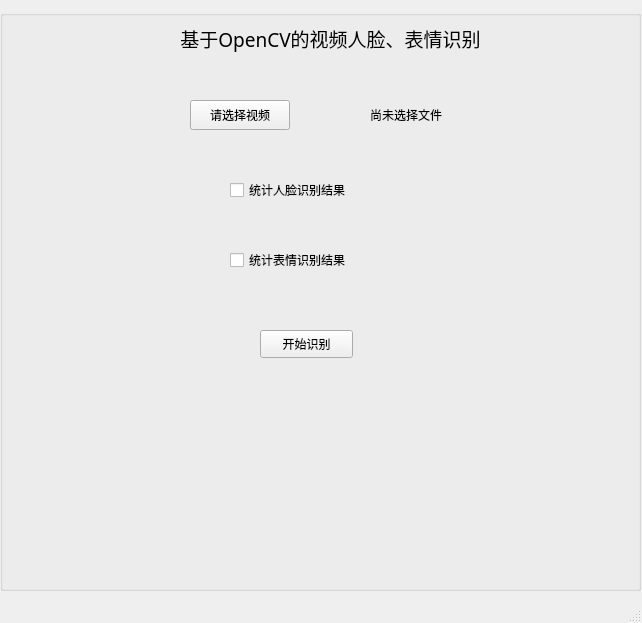
<?xml version="1.0" encoding="UTF-8"?>
<ui version="4.0">
 <class>CoreUI</class>
 <widget class="QMainWindow" name="CoreUI">
  <property name="geometry">
   <rect>
    <x>0</x>
    <y>0</y>
    <width>642</width>
    <height>623</height>
   </rect>
  </property>
  <property name="windowTitle">
   <string>OpenCV Face Recognition System - Core</string>
  </property>
  <widget class="QWidget" name="centralwidget">
   <widget class="QGroupBox" name="realTimeCaptureGroupBox">
    <property name="geometry">
     <rect>
      <x>0</x>
      <y>10</y>
      <width>641</width>
      <height>581</height>
     </rect>
    </property>
    <property name="title">
     <string/>
    </property>
    <property name="alignment">
     <set>Qt::AlignCenter</set>
    </property>
    <property name="flat">
     <bool>false</bool>
    </property>
    <widget class="QLabel" name="aboutLabel">
     <property name="geometry">
      <rect>
       <x>60</x>
       <y>10</y>
       <width>541</width>
       <height>36</height>
      </rect>
     </property>
     <property name="font">
      <font>
       <family>楷体</family>
       <pointsize>14</pointsize>
      </font>
     </property>
     <property name="text">
      <string>基于OpenCV的视频人脸、表情识别</string>
     </property>
     <property name="alignment">
      <set>Qt::AlignCenter</set>
     </property>
    </widget>
    <widget class="QPushButton" name="chooseButton">
     <property name="geometry">
      <rect>
       <x>190</x>
       <y>90</y>
       <width>100</width>
       <height>30</height>
      </rect>
     </property>
     <property name="text">
      <string>请选择视频</string>
     </property>
    </widget>
    <widget class="QLabel" name="filenamelabel">
     <property name="geometry">
      <rect>
       <x>370</x>
       <y>90</y>
       <width>100</width>
       <height>30</height>
      </rect>
     </property>
     <property name="text">
      <string>尚未选择文件</string>
     </property>
    </widget>
    <widget class="QCheckBox" name="faceRecognitionCheckBox">
     <property name="geometry">
      <rect>
       <x>230</x>
       <y>170</y>
       <width>150</width>
       <height>20</height>
      </rect>
     </property>
     <property name="layoutDirection">
      <enum>Qt::LeftToRight</enum>
     </property>
     <property name="text">
      <string>统计人脸识别结果</string>
     </property>
    </widget>
    <widget class="QCheckBox" name="expressionRecognitionCheckBox">
     <property name="geometry">
      <rect>
       <x>230</x>
       <y>240</y>
       <width>150</width>
       <height>20</height>
      </rect>
     </property>
     <property name="text">
      <string>统计表情识别结果</string>
     </property>
    </widget>
    <widget class="QPushButton" name="startButton">
     <property name="geometry">
      <rect>
       <x>260</x>
       <y>320</y>
       <width>93</width>
       <height>28</height>
      </rect>
     </property>
     <property name="text">
      <string>开始识别</string>
     </property>
    </widget>
   </widget>
  </widget>
  <widget class="QStatusBar" name="statusbar"/>
 </widget>
 <resources/>
 <connections/>
</ui>
